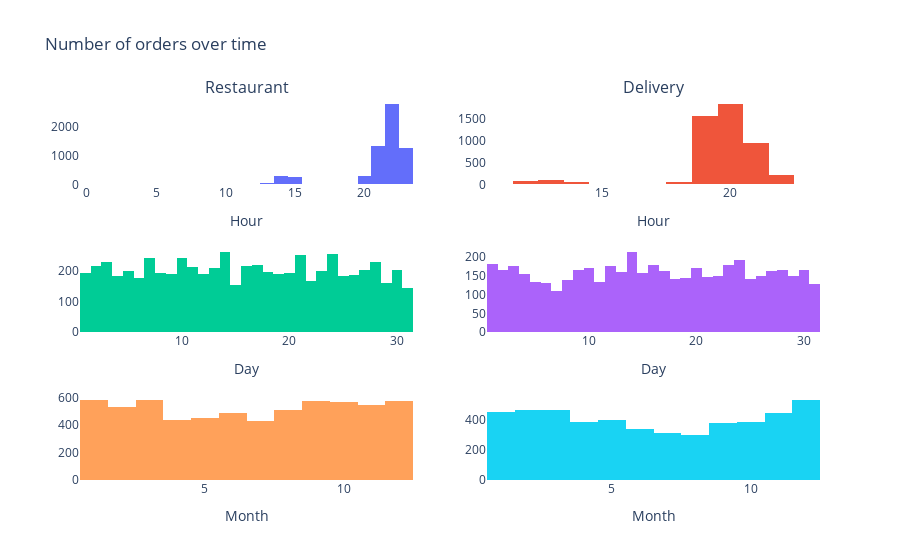

Notebook source saved alongside this figure:
### Code cell
# Explore orders/revenue changes between hours/days/months 
df_orders["Day"] =pd.DatetimeIndex(df_orders.InvoiceDateHour).day #most frequent days 
df_orders["Hour"] = pd.DatetimeIndex(df_orders.InvoiceDateHour).hour #most frequent request hours 
df_orders["Month"] = pd.DatetimeIndex(df_orders.InvoiceDateHour).month #most frequent request months 

# Split into restaurant orders and deliveries
df_rest = df_orders[df_orders.IsDelivery == 0] 
df_deli = df_orders[df_orders.IsDelivery == 1] 


fig = make_subplots(3,2, subplot_titles=["Restaurant", "Delivery"])

fig.add_trace(go.Histogram(x=df_rest.Hour,nbinsx=24, name="Restaurant Hour"),1,1)
fig.add_trace(go.Histogram(x=df_deli.Hour,nbinsx=24, name="Delivery Hour"),1,2)

fig.add_trace(go.Histogram(x=df_rest.Day,nbinsx=31, name="Restaurant Day"),2,1)
fig.add_trace(go.Histogram(x=df_deli.Day,nbinsx=31, name="Delivery Day"),2,2)

fig.add_trace(go.Histogram(x=df_rest.Month,nbinsx=12, name="Restaurant Month"),3,1)
fig.add_trace(go.Histogram(x=df_deli.Month,nbinsx=12, name="Delivery Month"),3,2)

fig.update_xaxes(title_text="Hour", row=1, col=1)
fig.update_xaxes(title_text="Hour", row=1, col=2)

fig.update_xaxes(title_text="Day", row=2, col=1)
fig.update_xaxes(title_text="Day", row=2, col=2)

fig.update_xaxes(title_text="Month", row=3, col=1)
fig.update_xaxes(title_text="Month", row=3, col=2)


fig.update_layout(title_text="Number of orders over time", plot_bgcolor="white", showlegend=False)


fig.show()

### Figure 1 — Plotly figure (JSON) as saved in the notebook; plotly's stock layout.template omitted (floating-point values rounded to 4 significant figures; data arrays with more than 128 entries replaced by an {"elided": "..."} marker saying what was removed)
{"data": [{"name": "Restaurant Hour", "nbinsx": 24, "type": "histogram", "x": {"elided": "6281 int values"}, "xaxis": "x", "yaxis": "y"}, {"name": "Delivery Hour", "nbinsx": 24, "type": "histogram", "x": {"elided": "4866 int values"}, "xaxis": "x2", "yaxis": "y2"}, {"name": "Restaurant Day", "nbinsx": 31, "type": "histogram", "x": {"elided": "6281 int values"}, "xaxis": "x3", "yaxis": "y3"}, {"name": "Delivery Day", "nbinsx": 31, "type": "histogram", "x": {"elided": "4866 int values"}, "xaxis": "x4", "yaxis": "y4"}, {"name": "Restaurant Month", "nbinsx": 12, "type": "histogram", "x": {"elided": "6281 int values"}, "xaxis": "x5", "yaxis": "y5"}, {"name": "Delivery Month", "nbinsx": 12, "type": "histogram", "x": {"elided": "4866 int values"}, "xaxis": "x6", "yaxis": "y6"}], "layout": {"annotations": [{"font": {"size": 16}, "showarrow": false, "text": "Restaurant", "x": 0.225, "xanchor": "center", "xref": "paper", "y": 1, "yanchor": "bottom", "yref": "paper"}, {"font": {"size": 16}, "showarrow": false, "text": "Delivery", "x": 0.775, "xanchor": "center", "xref": "paper", "y": 1, "yanchor": "bottom", "yref": "paper"}], "plot_bgcolor": "white", "showlegend": false, "title": {"text": "Number of orders over time"}, "xaxis": {"anchor": "y", "domain": [0, 0.45], "title": {"text": "Hour"}}, "xaxis2": {"anchor": "y2", "domain": [0.55, 1], "title": {"text": "Hour"}}, "xaxis3": {"anchor": "y3", "domain": [0, 0.45], "title": {"text": "Day"}}, "xaxis4": {"anchor": "y4", "domain": [0.55, 1], "title": {"text": "Day"}}, "xaxis5": {"anchor": "y5", "domain": [0, 0.45], "title": {"text": "Month"}}, "xaxis6": {"anchor": "y6", "domain": [0.55, 1], "title": {"text": "Month"}}, "yaxis": {"anchor": "x", "domain": [0.7778, 1]}, "yaxis2": {"anchor": "x2", "domain": [0.7778, 1]}, "yaxis3": {"anchor": "x3", "domain": [0.3889, 0.6111]}, "yaxis4": {"anchor": "x4", "domain": [0.3889, 0.6111]}, "yaxis5": {"anchor": "x5", "domain": [0, 0.2222]}, "yaxis6": {"anchor": "x6", "domain": [0, 0.2222]}}}
